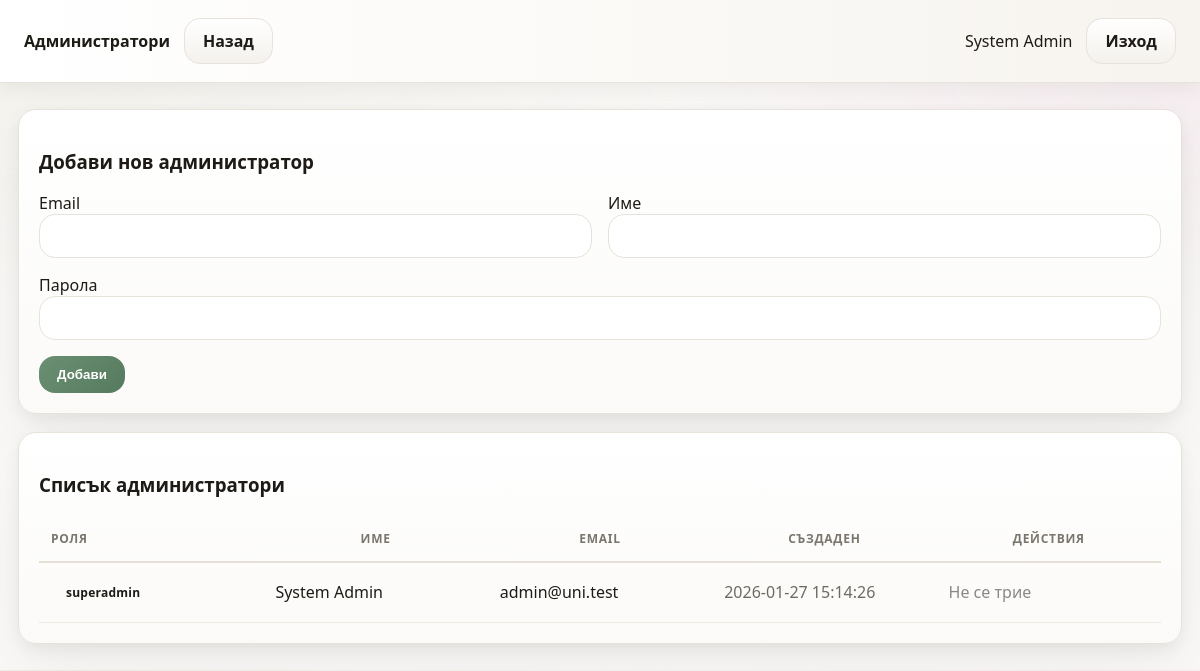
Page /admin/admins.php (signed in) on the committed database.
### tables this page shows
CREATE TABLE users (
  id INT AUTO_INCREMENT PRIMARY KEY,
  email VARCHAR(190) NOT NULL UNIQUE,
  pass_hash VARCHAR(255) NOT NULL,
  role ENUM('student','admin','superadmin') NOT NULL DEFAULT 'student',
  full_name VARCHAR(190) NOT NULL,
  created_at TIMESTAMP DEFAULT CURRENT_TIMESTAMP
);

### inc/auth.php (called while the page is built, shortened)
<?php
function current_user() {
  return $_SESSION['user'] ?? null;
}

### inc/helpers.php (called while the page is built, shortened)
<?php
function h($s){ return htmlspecialchars((string)$s, ENT_QUOTES, 'UTF-8'); }

### admin/admins.php (the view, shortened to what this page needs)
<?php
require_once __DIR__ . '/../inc/auth.php';
require_once __DIR__ . '/../inc/helpers.php';
$pdo = db();
$u = current_user();
$admins = $pdo->query("
  SELECT id, email, full_name, role, created_at
  FROM users
  WHERE role IN ('admin','superadmin')
  ORDER BY role DESC, created_at DESC
")->fetchAll();
?>
<!doctype html>
<html lang="bg">
<head>
  <link rel="stylesheet" href="/graduation/assets/styles.css">
</head>
<body>
<div class="topbar">
  <b>Администратори</b>
  <a class="btn" href="/graduation/admin/dashboard.php">Назад</a>
  <span style="margin-left:auto"><?=h($u['full_name'])?></span>
  <a class="btn" href="/graduation/api/auth_logout.php">Изход</a>
</div>
<div class="container">
  <div class="card">
    <h3>Добави нов администратор</h3>
    <form method="post" action="/graduation/api/admin_manage_admins.php" class="row">
      <div>
        <label>Email</label>
        <input name="email" required>
      </div>
      <div>
        <label>Име</label>
        <input name="full_name" required>
      </div>
      <div style="grid-column:1/-1">
        <label>Парола</label>
        <input type="password" name="password" required>
      </div>
      <div style="grid-column:1/-1">
        <button class="btn primary">Добави</button>
      </div>
    </form>
  </div>
  <div class="card">
    <h3>Списък администратори</h3>
    <table class="table">
      <thead>
        <tr>
          <th>Роля</th>
          <th>Име</th>
          <th>Email</th>
          <th>Създаден</th>
          <th>Действия</th>
        </tr>
      </thead>
      <tbody>
        <?php foreach($admins as $a): ?>
          <tr>
            <td>
              <?php if($a['role']==='superadmin'): ?>
                <span class="badge">superadmin</span>
              <?php else: ?>
                <span class="badge">admin</span>
              <?php endif; ?>
            </td>
            <td><?=h($a['full_name'])?></td>
            <td><?=h($a['email'])?></td>
            <td class="small"><?=h($a['created_at'])?></td>
            <td>
              <?php
                $isSelf = ((int)$a['id'] === (int)$u['id']);
                $isSuper = ($a['role'] === 'superadmin');
              ?>
              <?php if($isSuper): ?>
                <span class="small" style="color:#888">Не се трие</span>
              <?php elseif($isSelf): ?>
                <span class="small" style="color:#888">Това си ти</span>
              <?php endif; ?>
            </td>
          </tr>
        <?php endforeach; ?>
      </tbody>
    </table>
  </div>
</div>
</body>
</html>

### assets/styles.css (style rules this page uses)
:root { --bg:#faf9f7; --card:#ffffff; --border:#e7e2da; --text:#1e1b16; --muted:#6f6a61; --accent:#6b8f71; --accent-2:#7a1f3d; --accent-3:#b08968; --accent-4:#c08497; --radius:18px; font-family:system-ui,Segoe UI,Arial; }
body { margin:0; background: radial-gradient(800px 300px at 0% 0%,#f1efe9,transparent), radial-gradient(600px 260px at 100% 10%,#f5ecef,transparent), #faf9f7; color:var(--text); }
.topbar { display:flex; gap:14px; align-items:center; padding:18px 24px; background:linear-gradient(90deg,#ffffff,#f7f4ef); border-bottom:1px solid var(--border); box-shadow:0 4px 18px rgba(0,0,0,.06); }
.container { max-width:1200px; margin:26px auto; padding:0 18px; }
.card { background:linear-gradient(180deg,#ffffff,#fbfaf8); border:1px solid var(--border); border-radius:var(--radius); padding:20px; margin:18px 0; box-shadow: 0 6px 16px rgba(0,0,0,.06), 0 30px 70px rgba(0,0,0,.05); transition:all .2s ease; }
.table { width:100%; border-collapse:separate; border-spacing:0; min-width: 1000px; table-layout: fixed; }
.table th { font-size:12px; text-transform:uppercase; letter-spacing:.06em; color:#7b766d; padding:14px 12px; border-bottom:2px solid #e6dfd6; text-align:center; }
.table td { padding:14px 12px; border-bottom:1px solid #eee8df; }
.badge { display:inline-flex; align-items:center; padding:6px 14px; border-radius:999px; font-size:12px; font-weight:600; letter-spacing:.02em; border:1px solid transparent; }
.small { font-size:16px; color:var(--muted); }
.btn { display:inline-flex; align-items:center; gap:8px; padding:11px 18px; border-radius:16px; border:1px solid var(--border); background:linear-gradient(180deg,#ffffff,#f4f1ec); cursor:pointer; text-decoration:none; color:var(--text); font-weight:600; transition:all .15s ease; }
.btn.primary { background:linear-gradient(135deg,#6b8f71,#567a5f); color:#fff; border:none; }
input:not([type="checkbox"]), select, textarea { width:100%; box-sizing:border-box; padding:13px 16px; border-radius:16px; border:1px solid var(--border); background:#fff; font-size:14px; transition:all .15s ease; }
.row { display:grid; grid-template-columns:1fr 1fr; gap:16px; }
.table th:first-child, .table td:first-child { text-align: left; }
.card { overflow-x: auto; }

### rows in the picture
users: full_name "System Admin", role "superadmin", email "admin@uni.test", created_at "2026-01-27 15:14:26"
